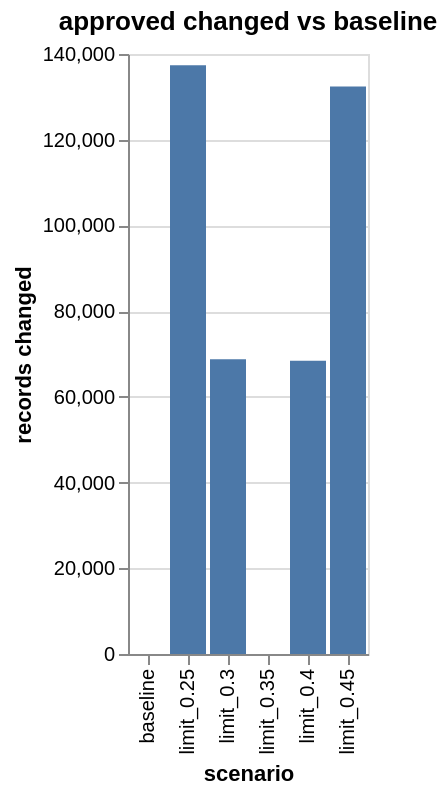
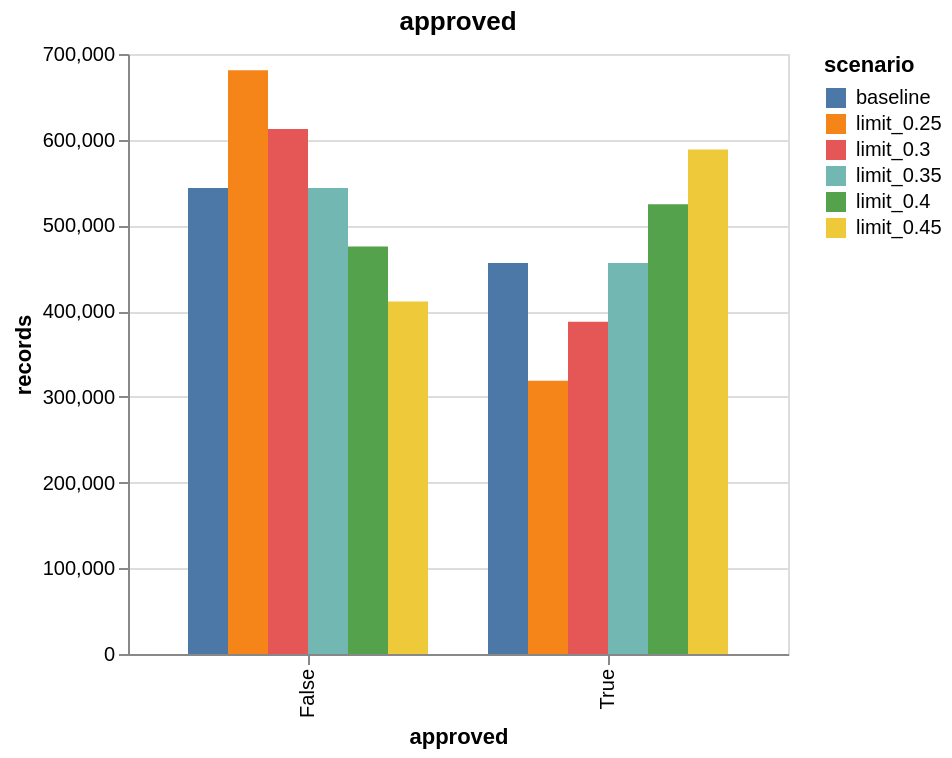

Notebook source saved alongside these figures, in order:
### Code cell
show(result.plots["changes"])
show(result.plots["bars"])

### Figure 1 — Vega-Lite specification as saved in the notebook (floating-point values rounded to 4 significant figures)
{"$schema": "https://vega.github.io/schema/vega-lite/v5.json", "title": "approved changed vs baseline", "data": {"values": [{"scenario": "baseline", "changed": 0, "compared": 1000000, "first": null}, {"scenario": "limit_0.25", "changed": 137350, "compared": 1000000, "first": 0}, {"scenario": "limit_0.3", "changed": 68753, "compared": 1000000, "first": 41}, {"scenario": "limit_0.35", "changed": 0, "compared": 1000000, "first": null}, {"scenario": "limit_0.4", "changed": 68429, "compared": 1000000, "first": 12}, {"scenario": "limit_0.45", "changed": 132410, "compared": 1000000, "first": 7}]}, "mark": "bar", "encoding": {"x": {"field": "scenario", "type": "nominal", "sort": null}, "y": {"field": "changed", "type": "quantitative", "title": "records changed"}, "tooltip": [{"field": "scenario"}, {"field": "changed"}, {"field": "compared"}, {"field": "first", "title": "first changed record"}]}}

### Figure 2 — Vega-Lite specification as saved in the notebook (floating-point values rounded to 4 significant figures)
{"$schema": "https://vega.github.io/schema/vega-lite/v5.json", "title": "approved", "data": {"values": [{"scenario": "baseline", "value": "False", "records": 543726}, {"scenario": "baseline", "value": "True", "records": 456274}, {"scenario": "limit_0.25", "value": "False", "records": 681076}, {"scenario": "limit_0.25", "value": "True", "records": 318924}, {"scenario": "limit_0.3", "value": "True", "records": 387521}, {"scenario": "limit_0.3", "value": "False", "records": 612479}, {"scenario": "limit_0.35", "value": "False", "records": 543726}, {"scenario": "limit_0.35", "value": "True", "records": 456274}, {"scenario": "limit_0.4", "value": "False", "records": 475297}, {"scenario": "limit_0.4", "value": "True", "records": 524703}, {"scenario": "limit_0.45", "value": "True", "records": 588684}, {"scenario": "limit_0.45", "value": "False", "records": 411316}]}, "mark": "bar", "encoding": {"x": {"field": "value", "type": "nominal", "title": "approved"}, "xOffset": {"field": "scenario"}, "y": {"field": "records", "type": "quantitative"}, "color": {"field": "scenario", "type": "nominal"}, "tooltip": [{"field": "scenario"}, {"field": "value"}, {"field": "records"}]}}
